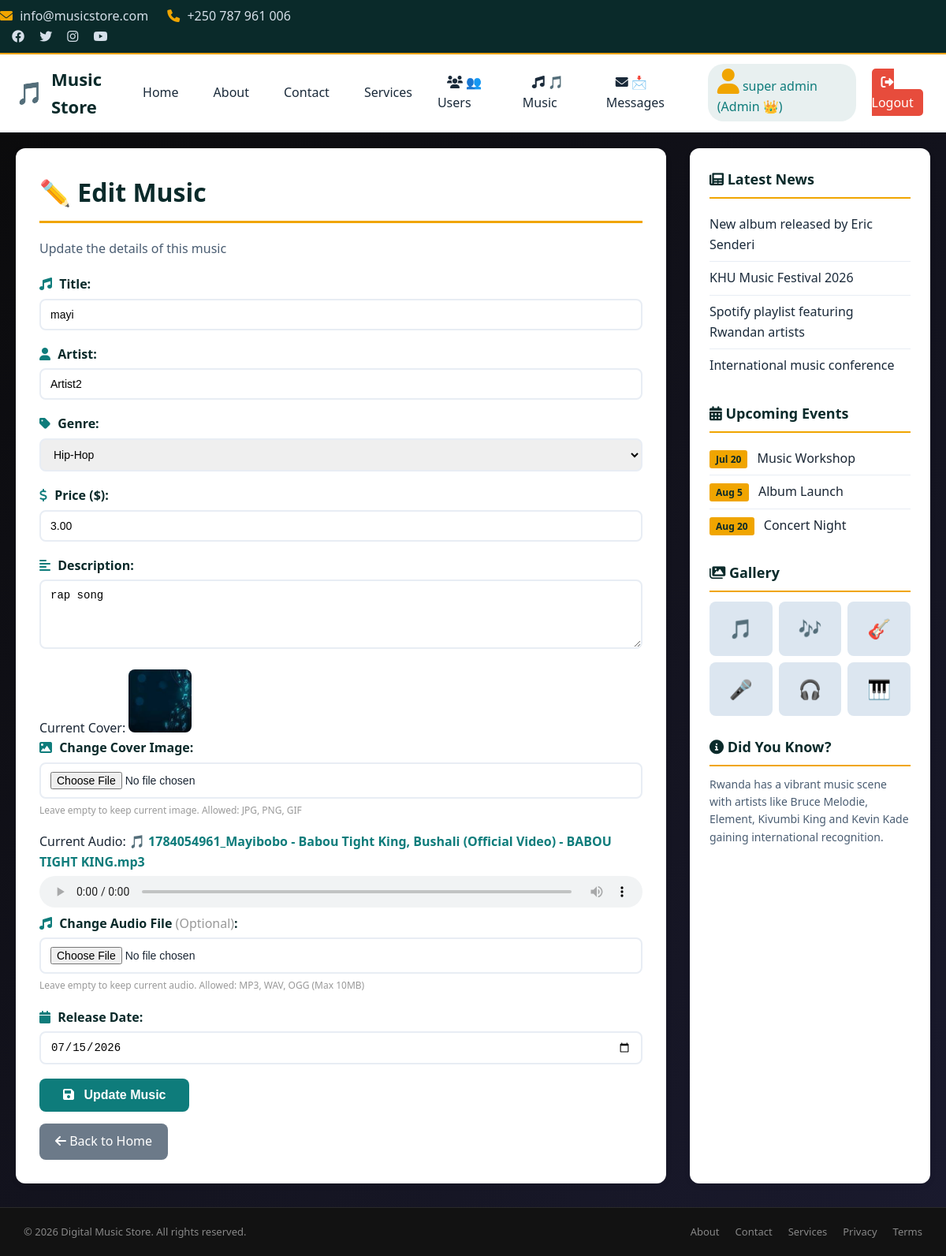
Page /edit.php?id=11 (signed in) on the committed database.
### tables this page shows
CREATE TABLE `music` (
  `id` int(11) NOT NULL,
  `user_id` int(11) NOT NULL,
  `title` varchar(100) NOT NULL,
  `artist` varchar(100) NOT NULL,
  `genre` varchar(50) DEFAULT NULL,
  `price` decimal(10,2) NOT NULL,
  `description` text DEFAULT NULL,
  `cover_image` text DEFAULT NULL,
  `audio_file` varchar(255) DEFAULT NULL,
  `status` enum('active','blocked') DEFAULT 'active',
  `release_date` date DEFAULT NULL,
  `created_at` timestamp NOT NULL DEFAULT current_timestamp()
);

### edit.php (the view, shortened to what this page needs)
<?php
require_once("inc/header.php");
require_once("inc/menu.php");
require_once("inc/connection.php");
$id = isset($_GET['id']) ? $_GET['id'] : null;
$check_sql = "SELECT * FROM music WHERE id = $id";
$check_result = mysqli_query($conn, $check_sql);
$row = mysqli_fetch_assoc($check_result);
?>
<div class="main-wrapper">
    <div class="main-content">
        <h1>✏️ Edit Music</h1>
        <p class="page-intro">Update the details of this music</p>
        <form action="save_db.php?id=<?php echo $id; ?>" method="post" enctype="multipart/form-data">
            <div class="form-group">
                <label for="title"><i class="fas fa-music"></i> Title:</label>
                <input type="text" id="title" name="title" value="<?php echo $row['title']; ?>" required>
            </div>
            <div class="form-group">
                <label for="artist"><i class="fas fa-user"></i> Artist:</label>
                <input type="text" id="artist" name="artist" value="<?php echo $row['artist']; ?>" required>
            </div>
            <div class="form-group">
                <label for="genre"><i class="fas fa-tag"></i> Genre:</label>
                <select id="genre" name="genre" required>
                    <option value="Hip-Hop" <?php if($row['genre'] == 'Hip-Hop') echo 'selected'; ?>>Hip-Hop</option>
                </select>
            </div>
            <div class="form-group">
                <label for="price"><i class="fas fa-dollar-sign"></i> Price ($):</label>
                <input type="number" id="price" name="price" step="0.01" value="<?php echo $row['price']; ?>" required>
            </div>
            <div class="form-group">
                <label for="description"><i class="fas fa-align-left"></i> Description:</label>
                <textarea id="description" name="description" rows="4"><?php echo $row['description']; ?></textarea>
            </div>
            <div class="form-group">
                <?php if(!empty($row['cover_image'])) { ?>
                    <p>Current Cover: <img src="images/<?php echo $row['cover_image']; ?>" width="80" height="80" style="border-radius:8px; object-fit:cover;"></p>
                <?php } ?>
                <label for="cover_image"><i class="fas fa-image"></i> Change Cover Image:</label>
                <input type="file" id="cover_image" name="cover_image" accept="image/*">
                <p style="font-size:12px; color:#999; margin-top:5px;">Leave empty to keep current image. Allowed: JPG, PNG, GIF</p>
            </div>
            <div class="form-group">
                <?php if(!empty($row['audio_file'])) { ?>
                    <p>Current Audio: <strong style="color:#0e7c7b;">🎵 <?php echo $row['audio_file']; ?></strong></p>
                    <audio controls style="width:100%; height:40px; margin-top:5px;">
                        <source src="audio/<?php echo $row['audio_file']; ?>" type="audio/mpeg">
                    </audio>
                <?php } else { ?>
                    <p style="color:#999;">No audio currently uploaded.</p>
                <?php } ?>
                <label for="audio_file"><i class="fas fa-music"></i> Change Audio File <span style="color:#999; font-weight:normal;">(Optional)</span>:</label>
                <input type="file" id="audio_file" name="audio_file" accept=".mp3,.wav,.ogg">
                <p style="font-size:12px; color:#999; margin-top:5px;">Leave empty to keep current audio. Allowed: MP3, WAV, OGG (Max 10MB)</p>
            </div>
            <div class="form-group">
                <label for="release_date"><i class="fas fa-calendar"></i> Release Date:</label>
                <input type="date" id="release_date" name="release_date" value="<?php echo $row['release_date']; ?>">
            </div>
            <button type="submit" class="btn-submit"><i class="fas fa-save"></i> Update Music</button>
        </form>
        <a href="index.php" class="btn-back"><i class="fas fa-arrow-left"></i> Back to Home</a>
    </div>
    <?php include("inc/sidebar.php"); ?>
</div>
<?php include("inc/footer.php"); ?>

### inc/style.css (style rules this page uses)
* { margin: 0; padding: 0; box-sizing: border-box; }
body { font-family: 'Segoe UI', Tahoma, Geneva, Verdana, sans-serif; background: #f5f7fa; color: #1a2634; line-height: 1.6; }
a { text-decoration: none; color: inherit; }
.main-wrapper { max-width: 1200px; margin: 20px auto; padding: 0 20px; display: flex; gap: 30px; }
.main-content { flex: 3; background: #ffffff; padding: 30px; border-radius: 12px; box-shadow: 0 2px 10px rgba(0, 0, 0, 0.05); }
.main-content h1 { color: #0a2a2a; border-bottom: 3px solid #f0a500; padding-bottom: 10px; margin-bottom: 20px; }
.page-intro { color: #4a5d72; margin-bottom: 20px; }
.btn-back { display: inline-block; background: #6c7a89; color: #fff; padding: 10px 20px; border-radius: 8px; text-decoration: none; margin-top: 15px; transition: background 0.3s; }
.btn-submit { background: #0e7c7b; color: #fff; padding: 12px 30px; border: none; border-radius: 8px; font-size: 16px; font-weight: 600; cursor: pointer; transition: background 0.3s; }
.btn-submit i { margin-right: 8px; }
.form-group { margin-bottom: 18px; }
.form-group label { font-weight: 600; color: #0a2a2a; display: block; margin-bottom: 5px; }
.form-group label i { color: #0e7c7b; margin-right: 5px; }
.form-group input, .form-group select, .form-group textarea { width: 100%; padding: 10px 12px; border: 2px solid #e8edf4; border-radius: 8px; font-size: 14px; transition: border-color 0.3s; }
.form-group textarea { resize: vertical; }

### rows in the picture
music: title "mayi", artist "Artist2", genre "Hip-Hop", price "3.00", description "rap song", cover_image (picture), audio_file "1784054961_Mayibobo - Babou Tight King, Bushali (Official Video) - BABOU TIGHT KING.mp3", release_date "07/15/2026"

### other values in the picture
getUserName() "super admin"
getUserRole() "Admin"
